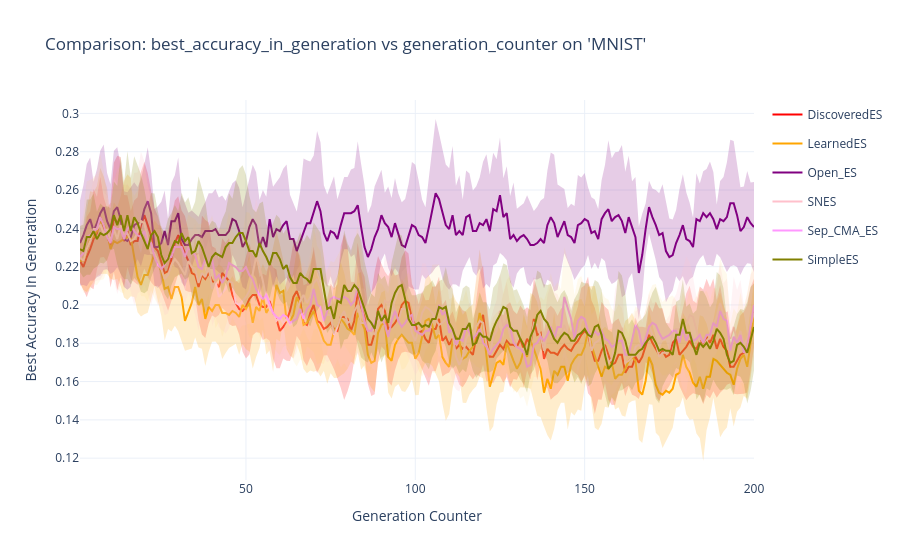

Write notebook code for a chart like this one.
### Code cell
custom_colors = {
    "CME_ES": "blue",
    "DiscoveredES": "red",
    "EvoTF_ES": "green",
    "LearnedES": "orange",
    "Open_ES": "purple",
    "PGPE": "brown",
    "SNES": "pink",
    "SEP_CME_ES": "cyan",
    "SimpleES": "olive"
}

plot_comarsion_problem_plotly(
    "../results/TorchVisionProblem/MNIST",
    x_key="generation_counter",
    y_key="best_accuracy_in_generation",
    show_runs=False,
    colors=custom_colors
)

### Figure 1 — Plotly figure (JSON) as saved in the notebook; plotly's stock layout.template omitted (floating-point values rounded to 4 significant figures; data arrays with more than 128 entries replaced by an {"elided": "..."} marker saying what was removed)
{"data": [{"hovertemplate": "Generation Counter: %{x}<br>Best Accuracy In Generation: %{y:.4f}<extra></extra>", "legendgroup": "DiscoveredES", "line": {"color": "red", "width": 2}, "mode": "lines", "name": "DiscoveredES", "type": "scatter", "x": {"elided": "200 int values"}, "y": {"elided": "200 float values"}}, {"fill": "toself", "fillcolor": "red", "hoverinfo": "skip", "legendgroup": "DiscoveredES", "line": {"width": 0}, "opacity": 0.2, "showlegend": false, "type": "scatter", "x": {"elided": "400 int values"}, "y": {"elided": "400 float values"}}, {"hovertemplate": "Generation Counter: %{x}<br>Best Accuracy In Generation: %{y:.4f}<extra></extra>", "legendgroup": "LearnedES", "line": {"color": "orange", "width": 2}, "mode": "lines", "name": "LearnedES", "type": "scatter", "x": {"elided": "200 int values"}, "y": {"elided": "200 float values"}}, {"fill": "toself", "fillcolor": "orange", "hoverinfo": "skip", "legendgroup": "LearnedES", "line": {"width": 0}, "opacity": 0.2, "showlegend": false, "type": "scatter", "x": {"elided": "400 int values"}, "y": {"elided": "400 float values"}}, {"hovertemplate": "Generation Counter: %{x}<br>Best Accuracy In Generation: %{y:.4f}<extra></extra>", "legendgroup": "Open_ES", "line": {"color": "purple", "width": 2}, "mode": "lines", "name": "Open_ES", "type": "scatter", "x": {"elided": "200 int values"}, "y": {"elided": "200 float values"}}, {"fill": "toself", "fillcolor": "purple", "hoverinfo": "skip", "legendgroup": "Open_ES", "line": {"width": 0}, "opacity": 0.2, "showlegend": false, "type": "scatter", "x": {"elided": "400 int values"}, "y": {"elided": "400 float values"}}, {"hovertemplate": "Generation Counter: %{x}<br>Best Accuracy In Generation: %{y:.4f}<extra></extra>", "legendgroup": "SNES", "line": {"color": "pink", "width": 2}, "mode": "lines", "name": "SNES", "type": "scatter", "x": {"elided": "200 int values"}, "y": {"elided": "200 float values"}}, {"fill": "toself", "fillcolor": "pink", "hoverinfo": "skip", "legendgroup": "SNES", "line": {"width": 0}, "opacity": 0.2, "showlegend": false, "type": "scatter", "x": {"elided": "400 int values"}, "y": {"elided": "400 float values"}}, {"hovertemplate": "Generation Counter: %{x}<br>Best Accuracy In Generation: %{y:.4f}<extra></extra>", "legendgroup": "Sep_CMA_ES", "line": {"width": 2}, "mode": "lines", "name": "Sep_CMA_ES", "type": "scatter", "x": {"elided": "200 int values"}, "y": {"elided": "200 float values"}}, {"fill": "toself", "hoverinfo": "skip", "legendgroup": "Sep_CMA_ES", "line": {"width": 0}, "opacity": 0.2, "showlegend": false, "type": "scatter", "x": {"elided": "400 int values"}, "y": {"elided": "400 float values"}}, {"hovertemplate": "Generation Counter: %{x}<br>Best Accuracy In Generation: %{y:.4f}<extra></extra>", "legendgroup": "SimpleES", "line": {"color": "olive", "width": 2}, "mode": "lines", "name": "SimpleES", "type": "scatter", "x": {"elided": "200 int values"}, "y": {"elided": "200 float values"}}, {"fill": "toself", "fillcolor": "olive", "hoverinfo": "skip", "legendgroup": "SimpleES", "line": {"width": 0}, "opacity": 0.2, "showlegend": false, "type": "scatter", "x": {"elided": "400 int values"}, "y": {"elided": "400 float values"}}], "layout": {"autosize": true, "hovermode": "x unified", "title": {"text": "Comparison: best_accuracy_in_generation vs generation_counter on 'MNIST'"}, "xaxis": {"autorange": true, "range": [1, 200], "title": {"text": "Generation Counter"}, "type": "linear"}, "yaxis": {"autorange": true, "range": [0.1086, 0.307], "title": {"text": "Best Accuracy In Generation"}, "type": "linear"}}}
